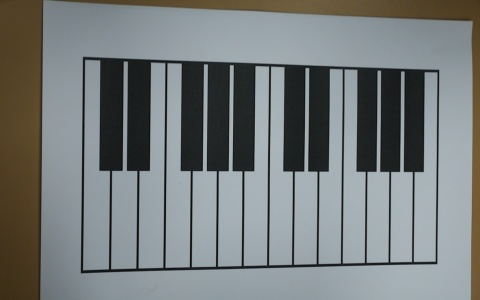
#> input picture Proyecto Final/Calib_Images/image0.jpg, 480 x 300 px; its folder holds only this picture in this run
$ jupyter execute --allow-errors practica1-solucion.ipynb   (shell and % lines are left out)   (older library calls are emulated)
#> lines starting #> are read from the running program, lines starting #| are printed output that depends on the picture
<a id='1'></a>
# <p style="background-color:skyblue; font-family:newtimeroman; font-size:150%; text-align:center; border-radius: 15px 50px;">1. Camera calibration</p>

In this part we will work with the image sequence of the ``left`` directory. This sequence contains a series of images of the calibration template. For the calibration it should be taken into account that the size of each template slot is 30 mm in the $X$ and $Y$ axis.

[cell 1]
import cv2
import glob
import copy
import math
import numpy as np
import imageio
import matplotlib.pyplot as plt

from pprint import pprint as pp

[cell 2]
def load_images(filenames):
    return [imageio.imread(filename) for filename in filenames]

[cell 3]
filenames = list(sorted(glob.glob("Calib_Images/*.jpg")))
imgs = load_images(filenames)
#> imgs = 1 item

The function ``cv2.findChessboardCorners`` of
OpenCV function finds the calibration template in an image and
returns a tuple of two elements. The first element
is 0 if it failed to successfully detect the template, and
is 1 otherwise. The second element contains the
coordinates of the corners of the calibration template,
which are only valid if the detection was successful,
i.e. if the first element of the tuple is 1.

<hr>

**Use the function** ``cv2.findChessboardCorners``**, and optionally** ``cv2.cornerSubPix``**, to automatically detect the calibration pattern and its corners in all loaded images**. The size of the calibration stencil in the practice images is (8, 6), that is, 8 rows and 6 columns. It stores the results of the multiple calls in a list, so that the element $i$ in that list corresponds to the result of ``cv2.findChessboardCorners`` for the image $i$ loaded earlier.

[cell 4]
# We will execute findChessboardCorners for each image to find the corners
corners = [cv2.findChessboardCorners(i, (3,3)) for i in imgs]
#> corners = 1 item

corners

[cell 5]
# OPTIONAL => cornerSubPix is a destructive function. so we need to copy corners to avoid data loss
corners2 = copy.deepcopy(corners)
#> corners2 = 1 item

# termination criteria (https://docs.opencv.org/3.1.0/dc/dbb/tutorial_py_calibration.html)
criteria = (cv2.TERM_CRITERIA_EPS + cv2.TERM_CRITERIA_MAX_ITER, 30, 0.01)
# Cada una de las imagenes la volvemos a blanco y negro
imgs_grey = [cv2.cvtColor(img, cv2.COLOR_RGB2GRAY) for img in imgs]
#> imgs_grey = 1 item
# For each image and corners we are going to use cornerSubPix
cornersRefined = [cv2.cornerSubPix(i, cor[1], (8, 6), (-1, -1), criteria) if cor[0] else [] for i, cor in zip(imgs_grey, corners2)]
#> cornersRefined = [[]]
# pp(cornersRefined)

The next exercise consists of drawing on the images the points detected by ``cv.FindChessboardCorners``. For efficiency reasons, the function used to do this modifies directly the images passed by parameter instead of making a copy. To avoid losing the original images it is better to make a copy of them in advance. One way to do this is ``imgs2 = copy.deepcopy(imgs)``
where ``imgs`` is the list of loaded images. Use these copied images instead of the original ones in the
in the following exercise.

<hr>

**Use.**  ``cv2.drawChessboardCorners`` **to draw the corners detected in the previous exercise**. Apply it to all images that were correctly detected. Ignore the rest.

Display some results

[cell 6]
# OPTIONAL => drawChessboardCorners is a destructive function. so we need to copy corners to avoid data loss
imgs2 = copy.deepcopy(imgs)
#> imgs2 = 1 item

# We are going to draw the corners if we have found them
tmp = [cv2.drawChessboardCorners(img, (8,6), cor[1], cor[0]) for img, cor in zip(imgs2, corners) if cor[0]]
#> tmp = []

[cell 7]
# Original Image
plt.figure()
plt.imshow(imgs2[0])

[cell 8]
# Image with the corners drawed
plt.figure()
#> (the rest of this cell did not finish here and is left out)

To calibrate the camera, in addition to the coordinates of the corners in each of the images, the three-dimensional corner coordinates of the corners in the reference system of the scene.
 For this practice we will consider that the center of the reference system, i.e. the
point of coordinates $[0, 0, 0]^\top$, is the first corner of the calibration template detected in the scene's reference frame.
We will also consider that the X-axis corresponds to the short side of the calibration template, i.e., the coordinate point, and the Y-axis to the long side.
This arrangement implies that the Z-axis points in the upward normal direction of the calibration plane.

For the following exercise it is very important to take into account that the coordinates of the corners in the system of
scene reference should be given in the same order as
in which they were detected in each of the images.

<hr>

**Implement the function** ``get_chessboard_points (chessboard_shape, dx, dy)`` that will generate an array of `NumPy` (that is, an ndarray) of
size $ N × 3 $ with the coordinates $ (x, y, z) $ of the corners of
the calibration template in the reference system of the
scene. $ N $ is the number of corners in the template.

``chessboard_shape`` is the number of points per row
and by columns of the calibration template. Like
in Exercise 1, it should be (8, 6). `` dx`` (resp. `` dy``) is the width
(resp. high) of a square of the calibration template.
For the template used in this lab, both values
they are $30mm$.

[cell 9]
def get_chessboard_points(chessboard_shape, dx, dy):
    return [[(i%chessboard_shape[0])*dx, (i//chessboard_shape[0])*dy, 0] for i in range(np.prod(chessboard_shape))]

cb_points = get_chessboard_points((8, 6), 30, 30)
# pp(cb_points)

<hr>

**ASIGNMENT** Repeat the procedure to calibrate the right camera too. In the end, print the calculated extrinsics and intrinsics parameters for both cameras.

Once finished, **please print the root mean square reprojection error and justify in the report its meaning.**

[cell 10]
# We are going to retrieve existing corners (cor[0] == True)
valid_corners = [cor[1] for cor in corners if cor[0]]
#> valid_corners = []

num_valid_images = len(valid_corners)
#> num_valid_images = 0

# Matrix with the coordinates of the corners
real_points = get_chessboard_points((8, 6), 30, 30)

# We are going to convert our coordinates list in the reference system to numpy array
object_points = np.asarray([real_points for i in range(num_valid_images)], dtype=np.float32)
#> object_points = empty array

# Convert the corners list to array
image_points = np.asarray(valid_corners, dtype=np.float32)
#> image_points = empty array

# Calibrate
#> (the rest of this cell did not finish here and is left out)

<hr>

**Exercise 10.** Following the procedure of the first part of the
of the practice, calibrate the right camera using the sequence
sequence of images from the ``right`` directory.

[cell 11]
# Lets take the images of the right camera
filenamesRight = list(sorted(glob.glob("../Documents/ICAI/asign procesamiento de imagen cuatri 1/slides Javi/ejercicio calibración/archive/right/*.jpg")))
imgsRight = load_images(filenamesRight)

# Calculate the corners
cornersRight = [cv2.findChessboardCorners(i, (8,6)) for i in imgsRight]
# Lets copy the corners. The following functions destries the input data
cornersRight2 = copy.deepcopy(cornersRight)
# We copy the images for the same reason
imgsRight2 = copy.deepcopy(imgsRight)

# Lets draw the corners
[cv2.drawChessboardCorners(img, (8,6), cor[1], cor[0]) for img, cor in zip(imgsRight2, cornersRight) if cor[0]]

# Plot some images
plt.figure()
#> (the rest of this cell did not finish here and is left out)

<hr>

**OPTIONAL EXERCISE.** What is the distance, in millimeters, between the two cameras?

Hint: Use the extrinsics of the first pair of images so that all points of the template are simultaneously visible.

to convert rvecs to a matrix "rotM" use the openCV function "cv2.Rodrigues(rvecs[0])[0]" , e.g.

#> (a cell that did not finish here is left out)

The information to calculate the distance between cameras has been obtained using the link data:

https://stackoverflow.com/questions/14444433/calculate-camera-world-position-with-opencv-python

#> (a cell that did not finish here is left out)

[cell 14]
import cv2
import matplotlib.pyplot as plt
#print(cv2.__version__[0])
#assert cv2.__version__[0] == '3'
#'The fisheye module requires opencv version >= 3.0.0'
import numpy as np
import os
import glob
CHECKERBOARD = (6,7)
subpix_criteria = (cv2.TERM_CRITERIA_EPS+cv2.TERM_CRITERIA_MAX_ITER, 30, 0.1)
calibration_flags = cv2.fisheye.CALIB_RECOMPUTE_EXTRINSIC+cv2.fisheye.CALIB_CHECK_COND+cv2.fisheye.CALIB_FIX_SKEW
calibration_flags = cv2.fisheye.CALIB_RECOMPUTE_EXTRINSIC+cv2.fisheye.CALIB_FIX_SKEW
objp = np.zeros((1, CHECKERBOARD[0]*CHECKERBOARD[1], 3), np.float32)
objp[0,:,:2] = np.mgrid[0:CHECKERBOARD[0], 0:CHECKERBOARD[1]].T.reshape(-1, 2)
_img_shape = None
objpoints = [] # 3d point in real world space
imgpoints = [] # 2d points in image plane.
images = glob.glob('./fisheye pattern/*.jpg')
for fname in images:
    img = cv2.imread(fname)
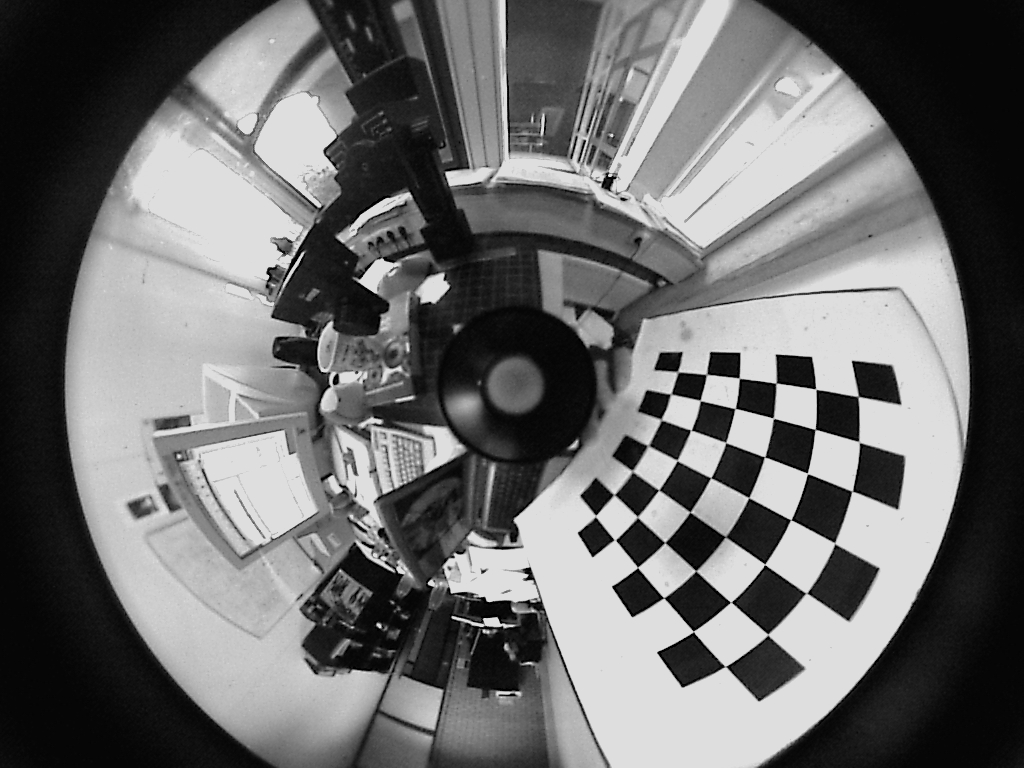
#> input picture 1 - Calibración de Cámaras/fisheye pattern/VMRImage0.jpg, 1024 x 768 px
#> img is the input picture: shape (768, 1024, 3); min 0, max 223, mean 108.6
    #plt.imshow(img)
    if _img_shape == None:
        _img_shape = img.shape[:2]
    else:
        assert _img_shape == img.shape[:2], "All images must share the same size."
        gray = cv2.cvtColor(img,cv2.COLOR_BGR2GRAY)
    # Find the chess board corners
        #cv2.imshow("gray",gray)
        ret, corners = cv2.findChessboardCorners(gray, CHECKERBOARD, cv2.CALIB_CB_ADAPTIVE_THRESH+cv2.CALIB_CB_FAST_CHECK +cv2.CALIB_CB_NORMALIZE_IMAGE)
    # If found, add object points, image points (after refining them)
        #print(ret)
        if ret == True:
            objpoints.append(objp)
            cv2.cornerSubPix(gray,corners,(3,3),(-1,-1),subpix_criteria)
            imgpoints.append(corners)
            #print(imgpoints)

N_OK = len(objpoints)
K = np.zeros((3, 3))
D = np.zeros((4, 1))
rvecs = [np.zeros((1, 1, 3), dtype=np.float64) for i in range(N_OK)]
tvecs = [np.zeros((1, 1, 3), dtype=np.float64) for i in range(N_OK)]
print(objpoints)
#> (the rest of this cell did not finish here and is left out)

[cell 15]
import matplotlib.pyplot as plt
import numpy as np
import cv2
DIM=(1024, 768)
K=np.array([[187.8161737434532, 0.0, 508.44602683843647], [0.0, 184.06211263035433, 377.72400910626175], [0.0, 0.0, 1.0]])
D=np.array([[0.0645935500036711], [0.0630814997607552], [-0.03177360075341664], [-0.005769233304692502]])
img = cv2.imread('./fisheye pattern/VMRImage0.jpg')
h,w = img.shape[:2]
#> h = 768; w = 1024
map1, map2 = cv2.fisheye.initUndistortRectifyMap(K, D, np.eye(3), K, DIM, cv2.CV_16SC2)
undistorted_img = cv2.remap(img, map1, map2, interpolation=cv2.INTER_LINEAR, borderMode=cv2.BORDER_CONSTANT)
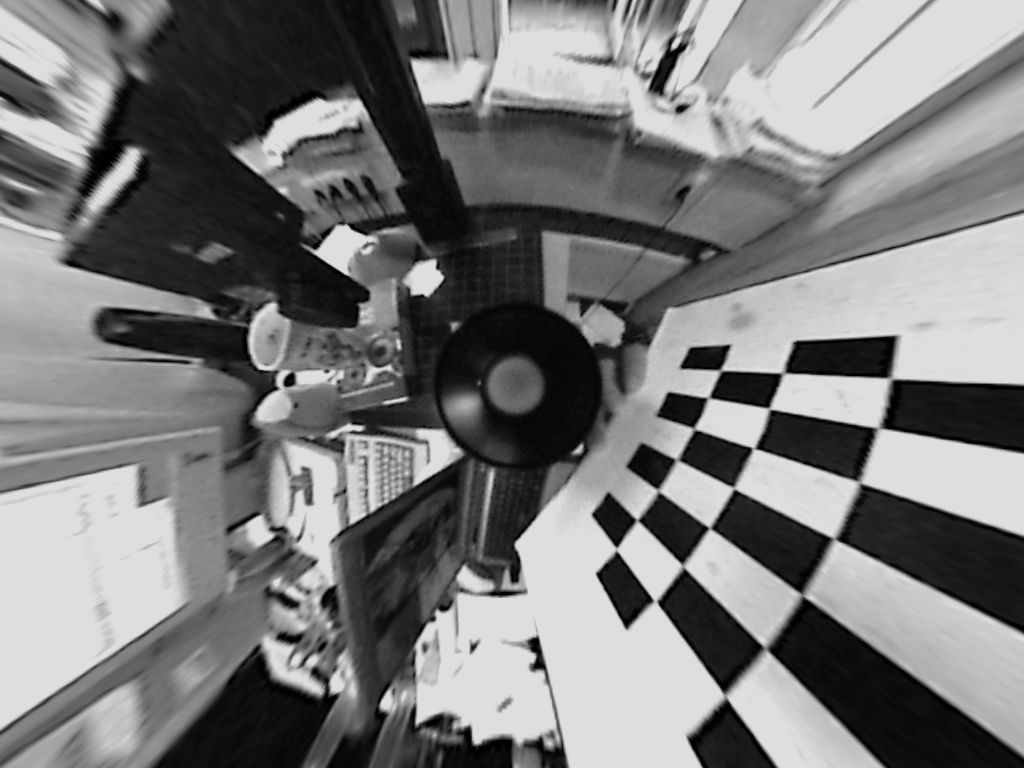
#> undistorted_img: shape (768, 1024, 3); min 0, max 223, mean 121.8
#plt.imshow("undistorted", undistorted_img)
plt.imshow(undistorted_img)
